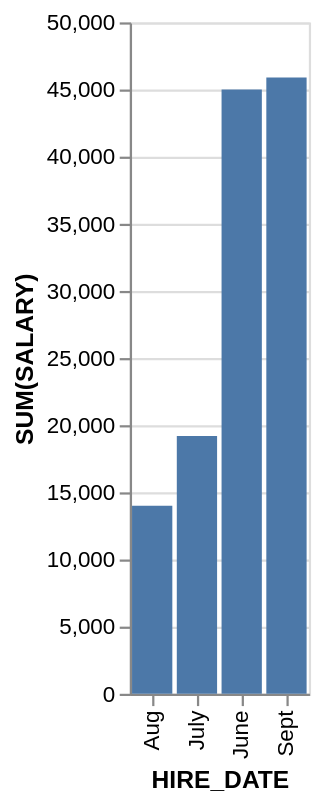

Write a Vega-Lite specification for this figure.
### Vega-Lite specification from a JSON file in a GitHub repository (floating-point values rounded to 4 significant figures)
{"data": {"values": [{"x_data": "Aug", "y_data": 14000}, {"x_data": "July", "y_data": 19200}, {"x_data": "June", "y_data": 45000}, {"x_data": "Sept", "y_data": 45900}]}, "mark": "bar", "encoding": {"x": {"field": "x_data", "type": "nominal", "title": "HIRE_DATE", "sort": {"op": "sum", "field": "y_data", "order": "ascending"}}, "y": {"field": "y_data", "type": "quantitative", "title": "SUM(SALARY)"}}}
